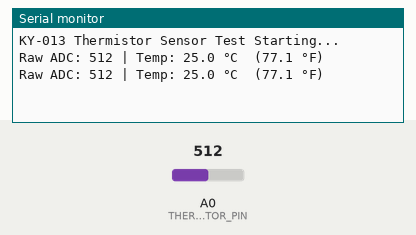
Recording of a sketch running on a simulated Arduino Uno, built with avr-gcc and run on an emulated ATmega328P. Parts: the last lines printed to the serial monitor. Inputs (shaded band) come from the test bench; at power-on: A0 (THERMISTOR_PIN) = 512.

Above: at 2.8 s.
2.9 s: A0 (THERMISTOR_PIN) set to 0
At 3.8 s:
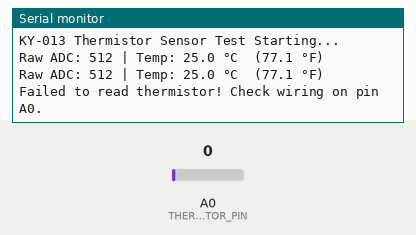
5.5 s: A0 (THERMISTOR_PIN) set to 122
At 6.8 s:
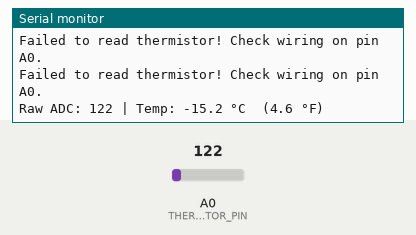

Measured:
- after the input at 2.9 s, the serial monitor: prints a new line after 0.10 s (image 1)
- after the input at 5.5 s, the serial monitor: prints a new line after 0.51 s (image 2)

The sketch:

ky_013_000.ino
```cpp
// (licence header left out)
/*
  KY-013 Analog Temperature Sensor Example
  Uses Steinhart-Hart equation for thermistor conversion.
  Wiring:
    S (Signal) -> A0
    Middle (+)  -> 5V
    - (GND)     -> GND
*/

#define THERMISTOR_PIN A0

// Steinhart-Hart Coefficients for standard 10k NTC Thermistor
const double A = 0.001129148;
const double B = 0.000234125;
const double C = 0.0000000876741;

double readTemperatureCelsius(int rawADC) {
  // Prevent division by zero if pin is floating/shorted
  if (rawADC <= 0 || rawADC >= 1023) return NAN;

  // Calculate thermistor resistance (R2) in voltage divider: R2 = R1 * (1023 / ADC - 1)
  double resistance = 10000.0 * ((1023.0 / (double)rawADC) - 1.0);
  double logR = log(resistance);

  // Steinhart-Hart Equation: 1 / T = A + B*ln(R) + C*(ln(R))^3
  double tempK = 1.0 / (A + (B * logR) + (C * logR * logR * logR));
  return tempK - 273.15; // Convert Kelvin to Celsius
}

void setup() {
  Serial.begin(115200);
  Serial.println(F("KY-013 Thermistor Sensor Test Starting..."));
}

void loop() {
  delay(1000);

  int rawValue = analogRead(THERMISTOR_PIN);
  double tempC = readTemperatureCelsius(rawValue);
  double tempF = (tempC * 9.0 / 5.0) + 32.0;

  if (isnan(tempC)) {
    Serial.println(F("Failed to read thermistor! Check wiring on pin A0."));
    return;
  }

  Serial.print(F("Raw ADC: "));
  Serial.print(rawValue);
  Serial.print(F(" | Temp: "));
  Serial.print(tempC, 1);
  Serial.print(F(" °C  ("));
  Serial.print(tempF, 1);
  Serial.println(F(" °F)"));
}

// file sketches/ky_013_000/ky_013_000.ino ends
```
